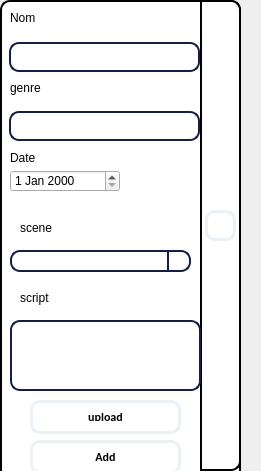
   <widget class="QWidget" name="widget_2" native="true">
    <property name="geometry">
     <rect>
      <x>0</x>
      <y>160</y>
      <width>261</width>
      <height>471</height>
     </rect>
    </property>
    <property name="styleSheet">
     <string notr="true">QPushButton {
    background-color: transparent; 
    color: black;
    border: 3px solid#EBF1F4 ;
    border-radius: 10px;
    padding: 10px 20px;
    font-weight: bold;
    font-family: Calibri, sans-serif;
}

/* Hover effect */
QPushButton:hover {
  
    border: 3px solid #141E46;
    color: black;
}</string>
    </property>
    <widget class="QLabel" name="label_5">
     <property name="geometry">
      <rect>
       <x>0</x>
       <y>0</y>
       <width>241</width>
       <height>531</height>
      </rect>
     </property>
     <property name="styleSheet">
      <string notr="true">QLabel {
    background-color: white;
    border: 2px solid black;
    border-radius: 10px;
    padding: 5px 10px;
    color: black;
}
</string>
     </property>
     <property name="text">
      <string/>
     </property>
    </widget>
    <widget class="QLineEdit" name="name">
     <property name="enabled">
      <bool>true</bool>
     </property>
     <property name="geometry">
      <rect>
       <x>9</x>
       <y>42</y>
       <width>191</width>
       <height>30</height>
      </rect>
     </property>
     <property name="styleSheet">
      <string notr="true">/* Styles for QLineEdit */
QLineEdit {
    border: 2px solid #141E46;
    border-radius: 10px;
    padding: 5px;
    transition: border-color 0.3s; /* Adding transition effect for smooth hover */
}

QLineEdit:hover {
    border-color: #E0E0E1; /* Change border color on hover */
}

/* Styles for QTextEdit */
QTextEdit {
    border: 2px solid #141E46;
    border-radius: 10px;
    padding: 1.5px;
    transition: border-color 0.3s; /* Adding transition effect for smooth hover */
}

QTextEdit:hover {
    border-color: #E0E0E1; /* Change border color on hover */
}
</string>
     </property>
    </widget>
    <widget class="QLabel" name="label_4">
     <property name="geometry">
      <rect>
       <x>10</x>
       <y>10</y>
       <width>61</width>
       <height>16</height>
      </rect>
     </property>
     <property name="styleSheet">
      <string notr="true">color: black
</string>
     </property>
     <property name="text">
      <string>Nom</string>
     </property>
    </widget>
    <widget class="QLineEdit" name="genre">
     <property name="geometry">
      <rect>
       <x>9</x>
       <y>111</y>
       <width>191</width>
       <height>30</height>
      </rect>
     </property>
     <property name="styleSheet">
      <string notr="true">/* Styles for QLineEdit */
QLineEdit {
    border: 2px solid #141E46;
    border-radius: 10px;
    padding: 5px;
    transition: border-color 0.3s; /* Adding transition effect for smooth hover */
}

QLineEdit:hover {
    border-color: #E0E0E1; /* Change border color on hover */
}

/* Styles for QTextEdit */
QTextEdit {
    border: 2px solid #141E46;
    border-radius: 10px;
    padding: 1.5px;
    transition: border-color 0.3s; /* Adding transition effect for smooth hover */
}

QTextEdit:hover {
    border-color: #E0E0E1; /* Change border color on hover */
}
</string>
     </property>
    </widget>
    <widget class="QLabel" name="label_3">
     <property name="geometry">
      <rect>
       <x>10</x>
       <y>80</y>
       <width>48</width>
       <height>16</height>
      </rect>
     </property>
     <property name="styleSheet">
      <string notr="true">color: black
</string>
     </property>
     <property name="text">
      <string>genre</string>
     </property>
    </widget>
    <widget class="QLabel" name="label_7">
     <property name="geometry">
      <rect>
       <x>10</x>
       <y>150</y>
       <width>61</width>
       <height>16</height>
      </rect>
     </property>
     <property name="styleSheet">
      <string notr="true">color: black</string>
     </property>
     <property name="text">
      <string>Date</string>
     </property>
    </widget>
    <widget class="QLabel" name="label_10">
     <property name="enabled">
      <bool>true</bool>
     </property>
     <property name="geometry">
      <rect>
       <x>10</x>
       <y>220</y>
       <width>50</width>
       <height>16</height>
      </rect>
     </property>
     <property name="baseSize">
      <size>
       <width>2</width>
       <height>0</height>
      </size>
     </property>
     <property name="styleSheet">
      <string notr="true">color: black</string>
     </property>
     <property name="text">
      <string>categories</string>
     </property>
    </widget>
    <widget class="QPushButton" name="add">
     <property name="geometry">
      <rect>
       <x>30</x>
       <y>440</y>
       <width>151</width>
       <height>34</height>
      </rect>
     </property>
     <property name="styleSheet">
      <string notr="true">QPushButton {
    background-color: transparent; 
    color: black;
    border: 3px solid#EBF1F4 ;
    border-radius: 10px;
    padding: 10px 20px;
    font-weight: bold;
    font-family: Calibri, sans-serif;
}

/* Hover effect */
QPushButton:hover {
  
    border: 3px solid #141E46;
    color: black;
}</string>
     </property>
     <property name="text">
      <string>Add</string>
     </property>
     <property name="icon">
      <iconset>
       <normaloff>../../../Users/moham/Desktop/icons/add.svg</normaloff>../../../Users/moham/Desktop/icons/add.svg</iconset>
     </property>
     <property name="iconSize">
      <size>
       <width>20</width>
       <height>20</height>
      </size>
     </property>
    </widget>
    <widget class="QPushButton" name="pushButton_4">
     <property name="geometry">
      <rect>
       <x>205</x>
       <y>210</y>
       <width>31</width>
       <height>31</height>
      </rect>
     </property>
     <property name="layoutDirection">
      <enum>Qt::LeftToRight</enum>
     </property>
     <property name="text">
      <string/>
     </property>
     <property name="icon">
      <iconset>
       <normaloff>../../../Downloads/plus (1).png</normaloff>../../../Downloads/plus (1).png</iconset>
     </property>
     <property name="iconSize">
      <size>
       <width>30</width>
       <height>30</height>
      </size>
     </property>
     <property name="checkable">
      <bool>true</bool>
     </property>
    </widget>
    <widget class="QLabel" name="label_11">
     <property name="geometry">
      <rect>
       <x>200</x>
       <y>0</y>
       <width>41</width>
       <height>471</height>
      </rect>
     </property>
     <property name="styleSheet">
      <string notr="true">QLabel {
    background-color: white;
    border: 2px solid black; /* Add border */
    border-top-right-radius: 10px; /* Border radius only on the top-right */
    border-bottom-right-radius: 10px; /* Border radius only on the bottom-right */
    padding: 5px 10px;
    color: black;
}
</string>
     </property>
     <property name="text">
      <string/>
     </property>
    </widget>
    <widget class="QLabel" name="label_12">
     <property name="geometry">
      <rect>
       <x>20</x>
       <y>220</y>
       <width>71</width>
       <height>16</height>
      </rect>
     </property>
     <property name="text">
      <string>scene</string>
     </property>
    </widget>
    <widget class="QComboBox" name="scene">
     <property name="geometry">
      <rect>
       <x>10</x>
       <y>250</y>
       <width>181</width>
       <height>22</height>
      </rect>
     </property>
     <property name="styleSheet">
      <string notr="true">/* Styles for QComboBox */
QComboBox {
    border: 2px solid #141E46; /* Border color */
    border-radius: 10px; /* Border radius */
    padding: 5px; /* Padding */
    min-width: 50px; /* Minimum width */
    selection-background-color: #EBF1F4; /* Background color when item is selected */
    background-color: white; /* Default background color */
    color: black; /* Text color */
}

QComboBox:hover {
    border-color: #EBF1F4; /* Border color on hover */
}

QComboBox::drop-down {
    subcontrol-origin: padding; /* Positioning origin of the drop-down arrow */
    subcontrol-position: right; /* Position of the drop-down arrow */
    width: 20px; /* Width of the drop-down arrow */
    border-left: 2px solid #141E46; /* Left border color of the drop-down arrow */
}


/* Styles for QComboBox items */
QComboBox::item {
    padding: 5px; /* Padding for each item */
}

QComboBox::item:selected {
    background-color: #EBF1F4; /* Background color for selected item */
    color: black; /* Text color for selected item */
}
</string>
     </property>
    </widget>
    <widget class="QLineEdit" name="script">
     <property name="geometry">
      <rect>
       <x>10</x>
       <y>320</y>
       <width>191</width>
       <height>71</height>
      </rect>
     </property>
     <property name="styleSheet">
      <string notr="true">QLineEdit {
    border: 2px solid #141E46;
    border-radius: 10px;
    padding: 5px;
}

QTextEdit {
    border: 2px solid #141E46;
    border-radius: 10px;
    padding: 1.5px;
}
</string>
     </property>
    </widget>
    <widget class="QLabel" name="label_13">
     <property name="geometry">
      <rect>
       <x>20</x>
       <y>290</y>
       <width>71</width>
       <height>16</height>
      </rect>
     </property>
     <property name="text">
      <string>script</string>
     </property>
    </widget>
    <widget class="QLabel" name="errorLabel">
     <property name="geometry">
      <rect>
       <x>20</x>
       <y>450</y>
       <width>161</width>
       <height>21</height>
      </rect>
     </property>
     <property name="styleSheet">
      <string notr="true">color: red;</string>
     </property>
     <property name="text">
      <string/>
     </property>
    </widget>
    <widget class="QPushButton" name="uploadVid">
     <property name="geometry">
      <rect>
       <x>30</x>
       <y>400</y>
       <width>151</width>
       <height>34</height>
      </rect>
     </property>
     <property name="styleSheet">
      <string notr="true">QPushButton {
    background-color: transparent; 
    color: black;
    border: 3px solid#EBF1F4 ;
    border-radius: 10px;
    padding: 10px 20px;
    font-weight: bold;
    font-family: Calibri, sans-serif;
}

/* Hover effect */
QPushButton:hover {
  
    border: 3px solid #141E46;
    color: black;
}</string>
     </property>
     <property name="text">
      <string>upload</string>
     </property>
     <property name="icon">
      <iconset>
       <normaloff>../../../Users/moham/Desktop/icons/add.svg</normaloff>../../../Users/moham/Desktop/icons/add.svg</iconset>
     </property>
     <property name="iconSize">
      <size>
       <width>20</width>
       <height>20</height>
      </size>
     </property>
    </widget>
    <widget class="QDateEdit" name="dateEdit">
     <property name="geometry">
      <rect>
       <x>10</x>
       <y>170</y>
       <width>110</width>
       <height>22</height>
      </rect>
     </property>
    </widget>
    <zorder>label_10</zorder>
    <zorder>label_5</zorder>
    <zorder>name</zorder>
    <zorder>add</zorder>
    <zorder>genre</zorder>
    <zorder>label_3</zorder>
    <zorder>label_4</zorder>
    <zorder>label_7</zorder>
    <zorder>label_11</zorder>
    <zorder>pushButton_4</zorder>
    <zorder>label_12</zorder>
    <zorder>scene</zorder>
    <zorder>script</zorder>
    <zorder>label_13</zorder>
    <zorder>errorLabel</zorder>
    <zorder>uploadVid</zorder>
    <zorder>dateEdit</zorder>
   </widget>
